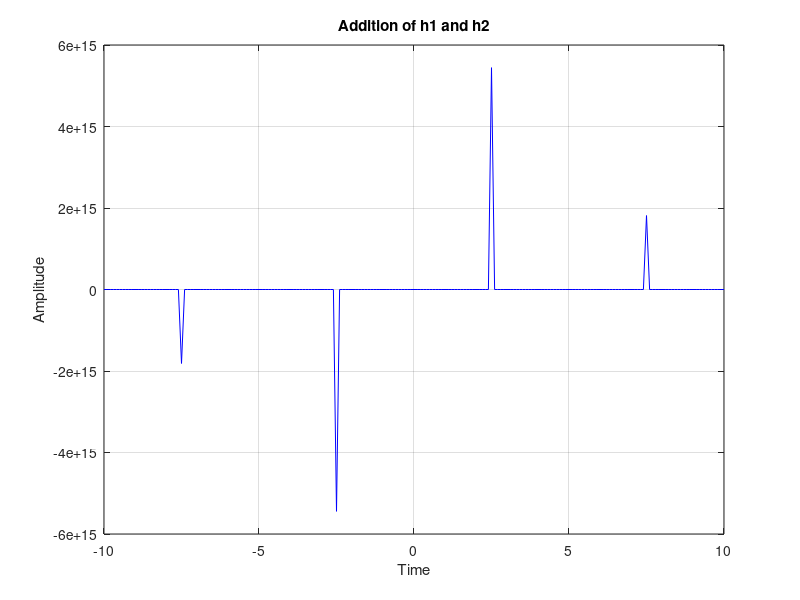

Reproduce this figure in MATLAB.
t = -10:0.1:10;
h1 = [zeros(1,50), ones(1,101), zeros(1,50)]; % Adjusted to match length of t
h2 = tan(0.6 * pi * t);
y_add = h1 + h2;
plot(t, y_add, 'b'); 
title('Addition of h1 and h2'); 
xlabel('Time'); 
ylabel('Amplitude'); 
grid on;